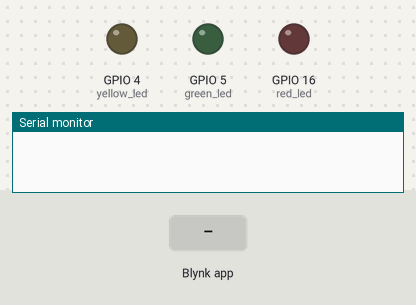
This sketch was run on a simulated ESP8266 (NodeMCU). On the bench: output pins drawn as LEDs (lit = HIGH), the last lines printed to the serial monitor. Inputs (shaded band) come from the test bench. WiFi joins after 1.5 s; servers stay silent unless stated.

Above: at 3.0 s.
3.1 s: Blynk app writes 1 to V1
At 3.8 s:
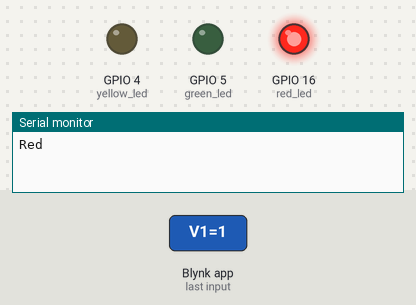
4.6 s: Blynk app writes 1 to V2
At 5.0 s:
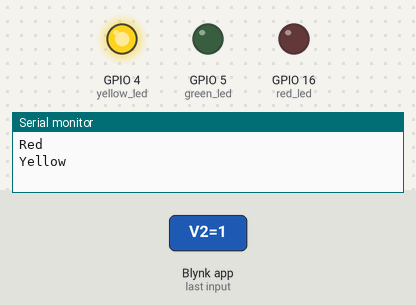
6.1 s: Blynk app writes 1 to V3
At 7.3 s:
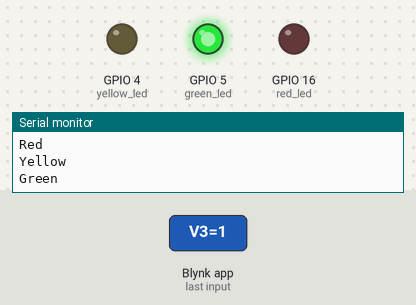
7.6 s: Blynk app writes 0 to V1
At 8.5 s:
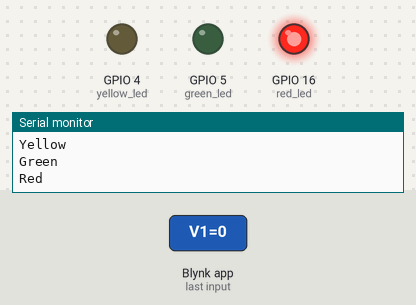
9.1 s: Blynk app writes 0 to V2
At 9.6 s:
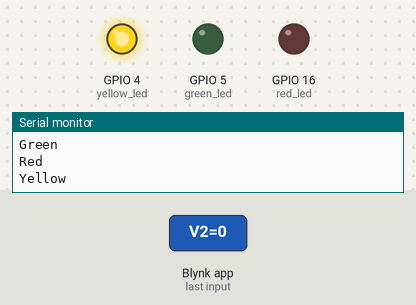
Timing chart, 0 to 11.6 s (numbered marks = the images above; inputs shaded):
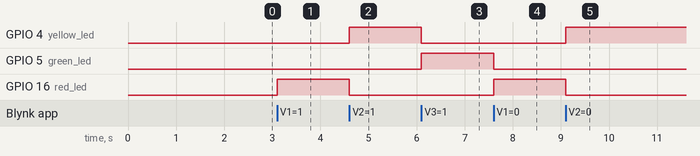

Measured:
- after the input at 3.1 s, GPIO 16 (red_led): LOW → HIGH at once
- after the input at 4.6 s, GPIO 4 (yellow_led): LOW → HIGH at once; GPIO 16 (red_led): HIGH → LOW at once
- after the input at 6.1 s, GPIO 4 (yellow_led): HIGH → LOW at once; GPIO 5 (green_led): LOW → HIGH at once
- after the input at 7.6 s, GPIO 5 (green_led): HIGH → LOW at once; GPIO 16 (red_led): LOW → HIGH at once
- after the input at 9.1 s, GPIO 4 (yellow_led): LOW → HIGH at once; GPIO 16 (red_led): HIGH → LOW at once

The sketch:

traffic_lights.ino
```cpp
#define BLYNK_PRINT Serial
#include <ESP8266WiFi.h>
#include <BlynkSimpleEsp8266.h>

char ssid[] = "WiFi Name";
char pass[] = "password";
char auth[] = "Auth Token";

int red_led = 16;
int green_led = 5;
int yellow_led = 4;

void setup(){
  Serial.begin(115200);
  Blynk.begin(auth, ssid, pass);

  pinMode(red_led, OUTPUT);
  pinMode(green_led, OUTPUT);
  pinMode(yellow_led, OUTPUT);

  pinMode(red_led, HIGH);
  pinMode(green_led, HIGH);
  pinMode(yellow_led, HIGH);

}

void loop(){
  Blynk.run();
}

BLYNK_WRITE(V1){
   Serial.println("Red");
   digitalWrite(green_led, LOW);
   digitalWrite(yellow_led, LOW);
   digitalWrite(red_led, HIGH);
}

BLYNK_WRITE(V2)
{
   Serial.println("Yellow");
   digitalWrite(green_led, LOW);
   digitalWrite(red_led, LOW);
   digitalWrite(yellow_led, HIGH);
}

BLYNK_WRITE(V3)
{
   Serial.println("Green");
   digitalWrite(yellow_led, LOW);
   digitalWrite(red_led, LOW);
   digitalWrite(green_led, HIGH);
}
```
